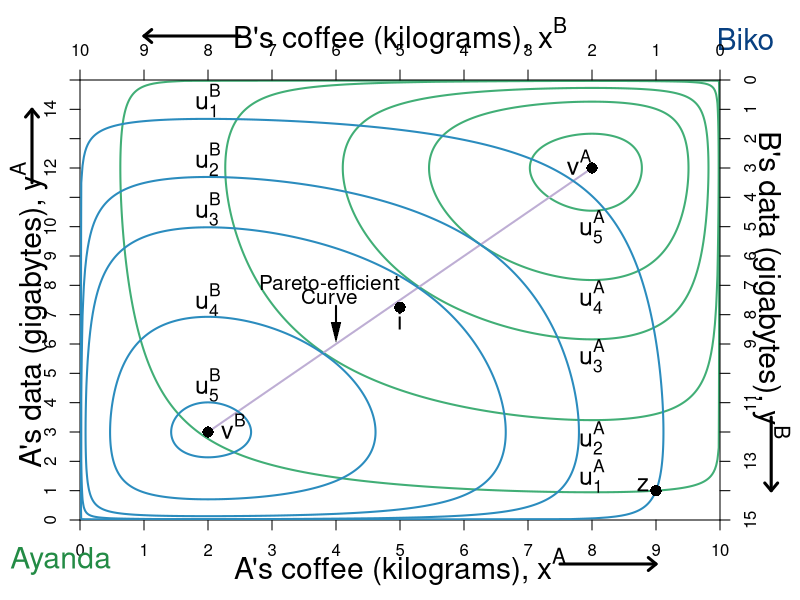

Generate this figure with R:
require(shape)
#pdf(file = "property_hg_hg_powers_bSTEP1.pdf", width = 9, height = 7)
#pdf(file = "property_hg_hg_powers_bSTEP2.pdf", width = 9, height = 7)
#pdf(file = "property_hg_hg_powers_bSTEP3.pdf", width = 9, height = 7)

pdf(file = "property/property_hg_hg_powers_b.pdf", width = 9, height = 7)

#Set parameters for graphics
axislabelsize <- 1.8
labelsize <- 1.5
namesize <- 1.8
annotatesize <- 1.5
graphlinewidth <- 2
segmentlinewidth <- 1.5

COL <- c("#7fc97f", "#beaed4", "#fdc086", "#ffff99", "#386cb0", "#f0027f", "#bf5b17", "#666666")
COLA <- c("#99d8c9","#66c2a4","#41ae76", "#238b45", "#005824")
COLB <- c("#4eb3d3", "#2b8cbe", "#0868ac","#084081")

par(mar =  c(4, 4, 4, 4))

uA <- function(x, y, alpha = 0.5, lambda = 0.2) {
  (x^(alpha)*y^(1 - alpha))^(1-lambda)*((10 - x)^(alpha)*(15 - y)^(1 - alpha))^lambda
}

uB <- function(x, y) {
  (10 - x)^(0.5)*(15 - y)^(0.5)
}

xlims <- c(0, 10)
ylims <- c(0, 15)

npts <- 501 
x <- seq(xlims[1], xlims[2], length.out = npts)
y <- seq(ylims[1], ylims[2], length.out = npts) 



#For B we need a utility where xA = 5.88, ya = 8.82 => corresponds to 1.618 above

plot(0, 0, xlim = xlims, ylim = ylims, type = "n",
     xlab = expression(paste("")),
     ylab = expression(paste("")), 
     xaxt = "n", 
     yaxt = "n", 
     cex.lab = axislabelsize, 
     bty = "n",
     xaxs="i", 
     yaxs="i")

ticksy <- seq(from = 0, to = 15, by = 1)
ylabels <- seq(from = 0, to = 15, by = 1)
ticksx <- seq(from = 0, to = 10, by = 1)
xlabels <- seq(from = 0, to = 10, by = 1)
axis(1, at = ticksx, pos = 0, labels = xlabels)
axis(2, at = ticksy, pos = 0, labels = ylabels, las = 0)

a <- c(uA(9,1), uA(9,1) + 2, uA(9,1) + 3.2, uA(9,1) + 3.78, uA(9,1) + 4.2)
#a <- c(uA(9,1), uA(9,1) + 1.5, uA(9,1) + 2.5,  uA(9,1) + 2.92)

contour(x, y, 
        outer(x, y, uA),
        drawlabels = FALSE,
        col = COLA[3],
        lwd = graphlinewidth,
        levels = a, 
        xaxs="i", 
        yaxs="i", 
        add = TRUE) 

mtext(expression(paste("A's coffee (kilograms), ", x^A)), side=1, line = 2.5, cex = axislabelsize)
text(-0.8, 7, expression(paste("A's data (gigabytes), ", y^A)), xpd = TRUE, cex = axislabelsize, srt = 90) 

#Add arrows:
arrows(-0.75, 11.5, -0.75, 14, xpd = TRUE, length=0.1,angle=40,lwd=3)
arrows(7.5, -1.5, 9, -1.5, xpd = TRUE, length=0.1,angle=40,lwd=3)

segments(2, 3, 8, 12, lty = 1, col = COL[2] , lwd = graphlinewidth)
text(3.9, 8.1, expression("Pareto-efficient"), cex = labelsize - 0.25)
text(3.9, 7.6, expression("Curve"), cex = labelsize -0.25)
Arrows(4, 7.3, 4, 6.4, col = "black", lty = 1, lwd = 2, arr.type = "triangle", arr.lwd = 0.5)

#Label the iso-welfare functions for the HG, Aisha
text(8, 1.5, expression(u[1]^A), cex = annotatesize)
text(8, 2.8, expression(u[2]^A), cex = annotatesize)
text(8, 5.6, expression(u[3]^A), cex = annotatesize)
text(8, 7.6, expression(u[4]^A), cex = annotatesize)
text(8, 10, expression(u[5]^A), cex = annotatesize)

#Label the indifference curves for the HE, Betty
text(2, 14.3, expression(u[1]^B), cex = annotatesize)
text(2, 12.3, expression(u[2]^B), cex = annotatesize)
text(2, 10.6, expression(u[3]^B), cex = annotatesize)
text(2, 7.5, expression(u[4]^B), cex = annotatesize)
text(2, 4.6, expression(u[5]^B), cex = annotatesize)

#text(1.3, 1.1, expression(u[5]^B))

#A's bliss point - 3.1073 is the value of u
# points(5.88, 8.82, pch = 16, col = "black", cex = 1.5)
# text(6, 13.5, expression(paste("A's highest u, ", u[max]^A)))
# Arrows(6, 13.2, 6, 9.5, col = "black", lty = 1, lwd = 2, arr.type = "triangle", arr.lwd = 0.5)

#Label point i. 
points(5, 7.25, pch = 16, col = "black", cex = 1.5)
text(5, 6.8, expression(paste(i)), cex = annotatesize)
# 


text(-0.3, -1.4, expression("Ayanda"), xpd = TRUE, cex = namesize, col = COLA[4])
text(10.4, 16.4, expression("Biko"), xpd = TRUE, cex = namesize, col = COLB[4])

par(new = TRUE)

#Use the same x and ylims as previously, but with locations switched
xlims2 <- c(10, 0)
ylims2 <- c(15, 0)

#Leave the ylab and xlab blank to ensure no axes titles
plot(0, 0, xlim = xlims2, ylim = ylims2, type = "n",
     xlab = expression(paste("")),
     ylab = expression(paste("")),
     xaxt = "n", 
     yaxt = "n", 
     cex.lab = 1.3, 
     bty = "n",
     xaxs="i", 
     yaxs="i")

uB <- function(x, y, alpha = 0.5, lambda = 0.2) {
  (x^(alpha)*y^(1 - alpha))^(1-lambda)*((10 - x)^(alpha)*(15 - y)^(1 - alpha))^lambda
}

b <- c(uB(1,14), uB(1,14) + 1.5, uB(1,14) + 2.33, uB(1,14) + 3.31, uB(1,14) + 3.8)

contour(x, y, 
        outer(x, y, uB),
        drawlabels = FALSE,
        col = COLB[2],
        lwd = graphlinewidth,
        levels = b, 
        add = TRUE
) 


# #Label two points for comparison
points(1, 14, pch = 16, col = "black", cex = 1.5)
text(1.2, 13.8, expression(paste(z)), cex = annotatesize)

# #Label two points for comparison
points(0.2*10, 0.2*15, pch = 16, col = "black", cex = 1.5)
text(0.2*10+0.2, 0.2*15-0.2,expression(paste(v^A)), cex = annotatesize)


points(0.8*10, 0.8*15, pch = 16, col = "black", cex = 1.5)
text(0.8*10- 0.4, 0.8*15 - 0.2,expression(paste(v^B)), cex = annotatesize)


# points(8.8, (3/2)*8.8, pch = 16, col = "black", cex = 1.5)
# text(8.8, (3/2)*8.8 - 0.5, expression(paste(j)))
# 
# points(0.4, (3/2)*0.4, pch = 16, col = "black", cex = 1.5)
# text(0.4 + 0.2, (3/2)*0.4 + 0.2, expression(paste(k)))

#Set up axes at sides 3 and 4 (top and right)
axis(side = 3, at = ticksx, pos = 0, labels = xlabels)
axis(side = 4, at = ticksy, pos = 0, labels = ylabels, las = 0)
text(5, -1.5, expression(paste("B's coffee (kilograms), ", x^B)), xpd = TRUE, cex = axislabelsize)
text(-0.8, 7, expression(paste("B's data (gigabytes), ", y^B)), xpd = TRUE, cex = axislabelsize, srt = 270) 

#Add arrows:
arrows(-0.8, 11.5, -0.8, 14, xpd = TRUE, length=0.1,angle=40,lwd=3)
arrows(7.5, -1.5, 9, -1.5, xpd = TRUE, length=0.1,angle=40,lwd=3)


dev.off()
